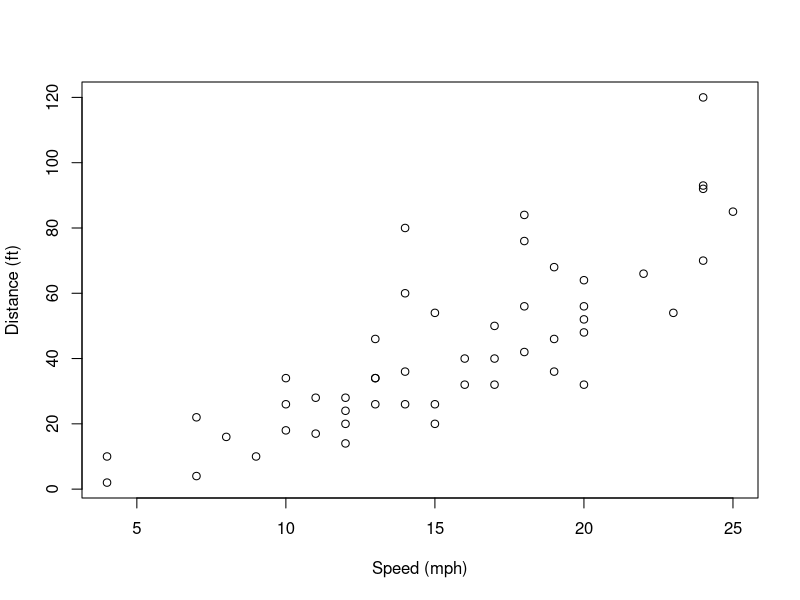
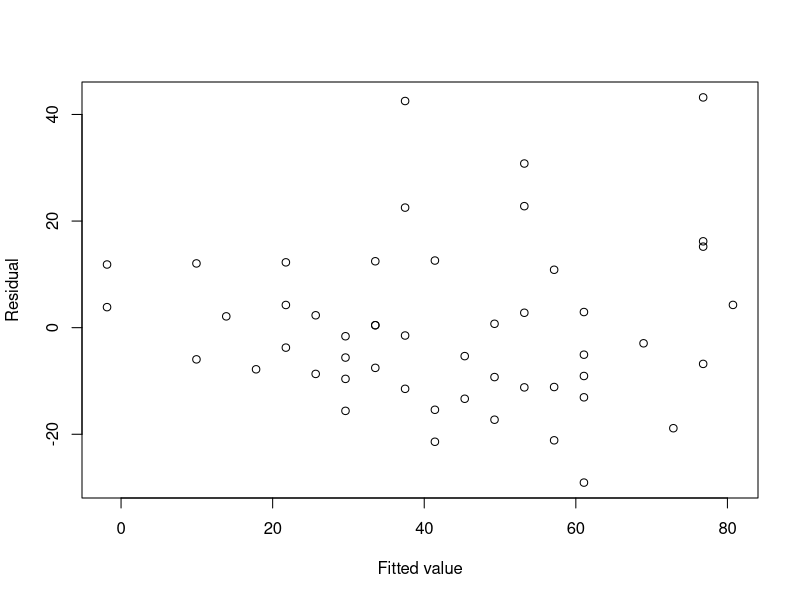
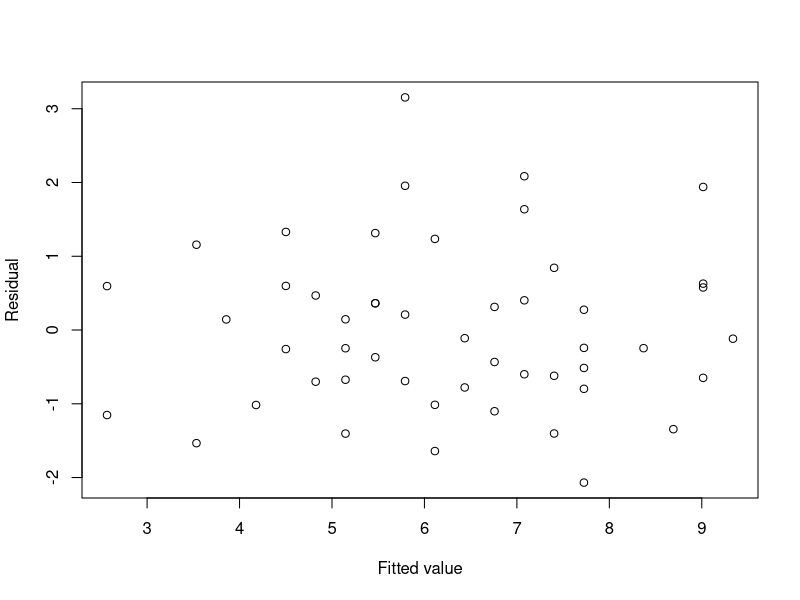

The R source for these figures, in order:
# Load the data
data('cars')

# Visualize the data
x = cars$speed
y = cars$dist
plot(x, y, xlab="Speed (mph)", ylab="Distance (ft)")

# Question 1
(fit1 <- lm(y~x))
# Y = -17.579 + 3.932x

# Question 2
plot(fit1$fitted.values, fit1$residuals, xlab="Fitted value", ylab="Residual")
# there seems to be a fanning shape

# Question 3
cooks.distance(fit1) >= 1
# no points are influential

# Question 4
# no points are influential and but there is a fanning shape to the residuals
# therefore the model is not that good a fit

# Question 5
fit2 = lm(y~x+I(x^2))
summary(fit1)
summary(fit2)
# the adjusted R squared increases but not by alot so maybe we do not include

# Question 6
# the coefficient p-value is not significant at the 5% level 

# Question 7
fit3 = lm(y~x+I(x^2)+I(x^3))
summary(fit3)
# this is not the best model because adding the covariate always increases the R squared score

# Question 8
# the simplest model which only includes x. it is harder to interpret speed squared

# Question 9
library(car)
vif(fit3)

# Question 10
vif(lm(y~x+I(x^3)))
# the x^2 term is explained alot by the x and x^3 terms. the VIF says there is a multicollinearity issue

# Question 11
fit5 <- lm(sqrt(y) ~ x)
summary(fit5)
plot(fit5$fitted.values, fit5$residuals, xlab="Fitted value", ylab="Residual")
# the scale of the x axis has changed to be more spread out but the plots look relatively similar
